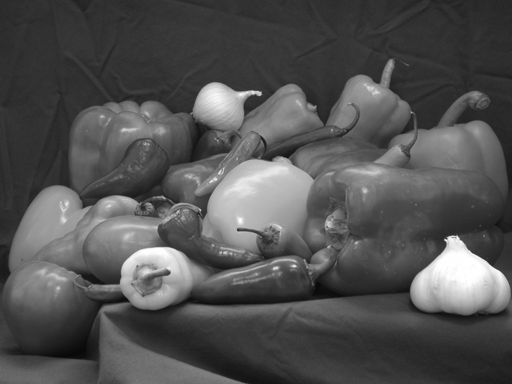
%> input picture gradientDescent/inpainting/GNC-DAMRF/peppers.png, 512 x 384 px
$ octave DA_GMRF_GD.m   (GNU Octave 9; MATLAB toolbox functions it lacks are replaced by stand-ins)
%> lines starting %> are read from the running program, lines starting %| are printed output that depends on the picture
clc;
close all;
fileName = 'peppers.png';
Y1 = imread(fileName);
%> Y1 is the input picture: size 384x512 uint8; min 8, max 255, mean 81.7
Y1 = double(Y1);
%> Y1: size 384x512 double
mask = imread('newMask.png');
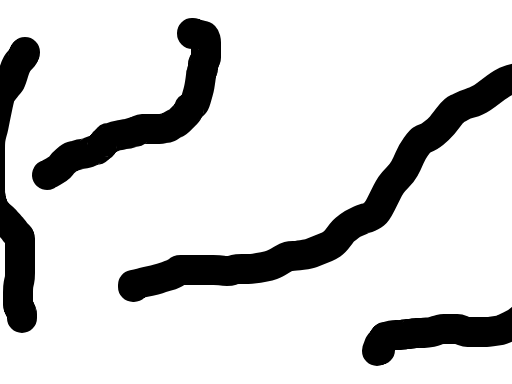
%> input picture gradientDescent/inpainting/GNC-DAMRF/newMask.png, 512 x 384 px
%> mask is the input picture: size 384x512 uint8; min 0, max 255, mean 211.8
mask = double(mask);
%> mask: size 384x512 double
O_est = mask/255;
Y1 = O_est.*Y1;
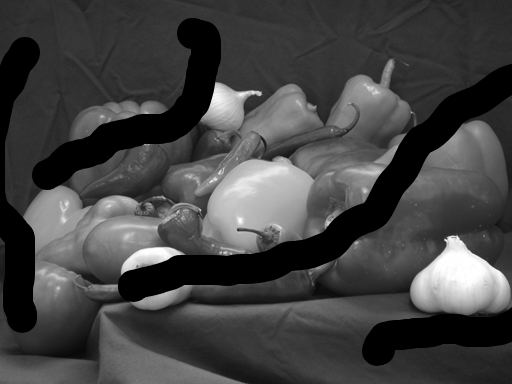
%> Y1: size 384x512 double; min 0, max 255, mean 67.4
%Xinit = double(ones(size(Y1)));
Xinit = Y1;
[M, N] = size(Y1);
%> M = 384; N = 512
%% Initilaization
gammaInit = 10000; gammaTarget = 1; k = 0.8;
lambda = 1; learningRate = 0.05;
Xout = Xinit;
masterpath = 'results/';
path = ['results/lr_',num2str(learningRate), '_lambda_', num2str(lambda)];
mkdir(path);
%> (the run ends here)
